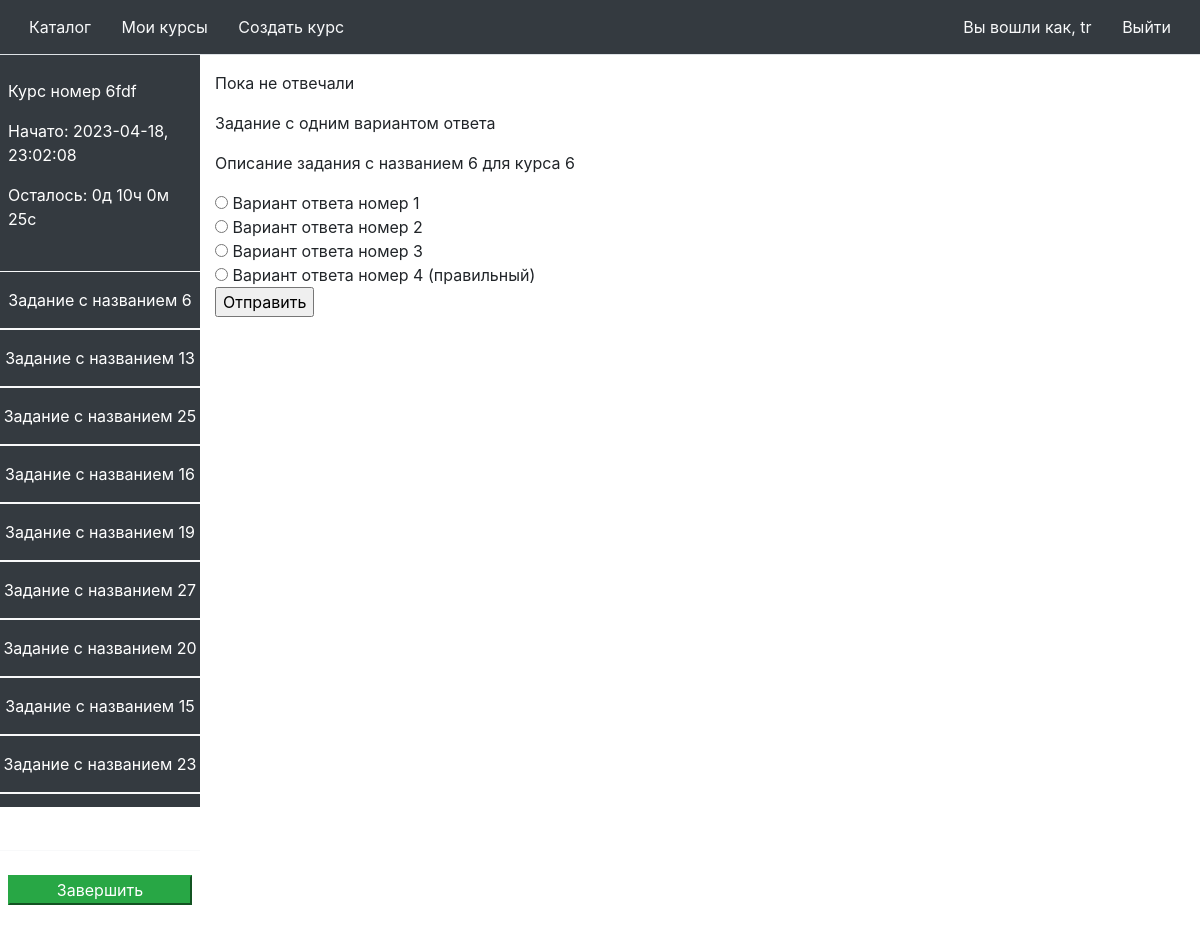
The app's page /attempt/32 (signed in) with its own data.
### models/user.py (models this page shows)
class User(UserMixin, db.Model):
    id = db.Column(db.Integer, primary_key=True)
    password = db.Column(db.String(100), unique=True)
    name = db.Column(db.String(1000))

### models/course.py (models this page shows)
class Course(db.Model):
    id = db.Column(db.Integer, primary_key=True)
    name = db.Column(db.String(512))
    description = db.Column(db.String(4096))
    attempts = db.relationship('Attempt', backref='attempt_course', lazy=True)
    tasks = db.relationship('Task', backref='task_course', lazy=True)
    author_id = db.Column(db.Integer, db.ForeignKey('user.id'))

### models/attempt.py (models this page shows)
class Attempt(db.Model):
    id = db.Column(db.Integer, primary_key=True)
    course = db.Column(db.Integer, db.ForeignKey('course.id'))
    user = db.Column(db.Integer, db.ForeignKey('user.id'))
    start_date = db.Column(db.DateTime)
    end_date = db.Column(db.DateTime)
    tasks = db.relationship('AttemptTask', backref='attempt_task', lazy=True)

### models/task.py (models this page shows)
class Task(db.Model):
    id = db.Column(db.Integer, primary_key=True)
    name = db.Column(db.String(512))
    description = db.Column(db.String(4096))
    task_type = db.Column(db.Integer)
    course = db.Column(db.Integer, db.ForeignKey('course.id'))
    answers = db.relationship('Answer', backref='answer_task', lazy=True)

### models/answer.py (models this page shows)
class Answer(db.Model):
    id = db.Column(db.Integer, primary_key=True)
    value = db.Column(db.String(512))
    is_correct = db.Column(db.Integer)
    task = db.Column(db.Integer, db.ForeignKey('task.id'))

### controllers/attempt.py (the view)
@app.route('/attempt/<id>')
@login_required
def attempt(id=None):
    selected_task_id = request.args.get('selected_task')
    if selected_task_id is None:
        selected_task_id = 1
    selected_task_id = int(selected_task_id) - 1
    model = Attempt.query.filter_by(id=id).first()
    course = Course.query.filter_by(id=model.course).first()
    attempt_task_list = list(model.tasks)
    task_list = get_tasks(attempt_task_list)
    completed_task_list = get_completed_tasks(attempt_task_list)
    selected_task = task_list[selected_task_id]
    selected_attempt_task = attempt_task_list[selected_task_id]
    if datetime.now() < model.end_date:
        failed_task_list = get_failed_tasks(attempt_task_list)
    else:
        failed_task_list = [x for x in task_list if x not in completed_task_list]
    attempt_task = attempt_task_list[selected_task_id]
    user_answers = [x.value for x in attempt_task.answers]
    status = 'none'
    if selected_task in completed_task_list:
        status = 'completed'
    elif selected_task in failed_task_list:
        status = 'failed'
    return render_template(
        'attempt.html',
        attempt=model,
        task_list=task_list,
        course=course,
        selected_task_id=selected_task_id + 1,
        selected_attempt_task=selected_attempt_task,
        selected_task=selected_task,
        len=len,
        failed_task_list=failed_task_list,
        completed_task_list=completed_task_list,
        answers=task_list[selected_task_id].answers,
        selected_task_status=status,
        user_answers=user_answers,
        datetime=datetime
    )

### app.py (called while the page is built)
@login_manager.user_loader
def load_user(user_id):
    return User.query.get(int(user_id))

### models/attempt_task.py (called while the page is built, shortened)
def get_tasks(attempt_task_list):
    ids = [x.id for x in attempt_task_list]
    a = db.session.query(Task).select_from(AttemptTask).join(Task) \
        .filter(AttemptTask.id.in_(ids)).all()
    return a

def get_completed_tasks(attempt_task_list):
    ids = [x.id for x in attempt_task_list]
    tasks = db.session.query(Task, AttemptTask).select_from(AttemptTask).join(Task) \
        .filter(AttemptTask.id.in_(ids)).all()
    result = []
    for (task, attempt_task) in tasks:
        system_answers = list(task.answers)
        user_answers = list(attempt_task.answers)
        correct_system_answers = [x.value for x in system_answers if x.is_correct]
        ok = len(correct_system_answers) == len(user_answers)
        for answer in user_answers:
            if answer.value not in correct_system_answers:
                ok = False
        if ok:
            result.append(task)
    return result

def get_failed_tasks(attempt_task_list):
    ids = [x.id for x in attempt_task_list]
    tasks = db.session.query(Task, AttemptTask).select_from(AttemptTask).join(Task) \
        .filter(AttemptTask.id.in_(ids)).all()
    result = []
    for (task, attempt_task) in tasks:
        system_answers = list(task.answers)
        user_answers = list(attempt_task.answers)
    return result

### templates/attempt.html (shortened to what this page needs)
{% from 'header.html' import header %}
<!DOCTYPE html>
<html lang="ru">
{{ header("Каталог", current_user) }}
<body>
<div class="container-fluid">
    <div class="row flex-nowrap">
        <div class="col-md-2 col-xl-2 px-0 bg-dark d-flex flex-column align-items-center align-items-sm-start text-white"
             style="height: 94vh">
            <div class="w-100 pt-4 pb-4 p-2">
                <p>{{ course.name }}</p>
                <p>Начато: {{ attempt.start_date.strftime('%Y-%m-%d, %H:%M:%S') }}</p>
                {% if datetime.now() >= attempt.end_date %}
                    <p>Сдано: {{ attempt.end_date.strftime('%Y-%m-%d, %H:%M:%S') }}</p>
                {% else %}
                    <p id="timer"></p>
                {% endif %}
            </div>
            <ul class="nav nav-pills flex-column mb-sm-auto mb-0 w-100 align-items-center align-items-sm-start"
                id="menu">
                {% for task in task_list %}
                    {% if task in completed_task_list %}
                        <li class="nav-item border-bottom border-top border-light bg-success text-center w-100 pt-3 pb-3 border-bottom">
                            <a class="text-white"
                               href="{{ url_for('attempt', id=attempt.id, selected_task=loop.index) }}">{{ task.name }}</a>
                        </li>
                    {% elif task in failed_task_list %}
                        <li class="nav-item border-bottom border-top border-light bg-danger text-center w-100 pt-3 pb-3 border-bottom">
                            <a class="text-white"
                               href="{{ url_for('attempt', id=attempt.id, selected_task=loop.index) }}">{{ task.name }}</a>
                        </li>
                    {% else %}
                        <li class="nav-item border-bottom border-top border-light text-center w-100 pt-3 pb-3 border-bottom">
                            <a class="text-white"
                               href="{{ url_for('attempt', id=attempt.id, selected_task=loop.index) }}">{{ task.name }}</a>
                        </li>
                    {% endif %}
                {% endfor %}
            </ul>
            <div class="w-100 pt-4 pb-4 p-2">
                {% if datetime.now() < attempt.end_date %}
                <form action="{{ url_for('close_attempt', id=attempt.id, selected_task=selected_task_id) }}"
                      method="post">
                    <input class="btn-success w-100" type="submit" value="Завершить">
                </form>
                {% endif %}
            </div>
        </div>
        <div class="col py-3">
            {% if selected_task_status == 'none' %}
                <p>Пока не отвечали</p>
            {% elif selected_task_status == 'completed' %}
                <p class="text-success">Так держать!</p>
                {% set readonly = "readonly" %}
            {% elif selected_task_status == 'failed' %}
                <p class="text-danger">Не правильно!</p>
                {% set readonly = "readonly" %}
            {% endif %}
            {% if selected_task.task_type == 1 %}
                <p>Задание с одним вариантом ответа</p>
                <p>{{ selected_task.description }}</p>
                {% if selected_task_status == 'none' %}
                    <form action="{{ url_for('attempt', id=attempt.id, selected_task=selected_task_id) }}"
                          method="post">
                        {% for answer in answers %}
                            <input type="radio" name="answer" value="{{ answer.value }}"> {{ answer.value }} <br>
                        {% endfor %}
                        <input type="submit" value="Отправить">
                    </form>
                {% endif %}
            {% endif %}
        </div>
    </div>
</div>
</body>
</html>

### templates/header.html (shortened to what this page needs)
{% macro header(title, current_user) %}
    <head>
        <link rel="stylesheet" href="https://cdn.jsdelivr.net/npm/bootstrap@4.3.1/dist/css/bootstrap.min.css">
        <link href="../static/styles.css" rel="stylesheet" />
    </head>
    <div class="navbar bg-dark border-bottom">
        <div class="">
            <a class="btn text-light" href="{{ url_for("catalog") }}">Каталог</a>
            {%  if current_user.is_authenticated %}
                <a class="btn text-light" href="{{ url_for("my_courses") }}">Мои курсы</a>
                <a class="btn text-light" href="{{ url_for("new_course") }}">Создать курс</a>
            {% endif %}
        </div>
    {% if not current_user.is_authenticated %}
        <div class="">
            <a class="btn text-light" href="{{ url_for("auth.login") }}">Авторизироваться</a>
            <a class="btn text-light" href="{{ url_for("auth.signup") }}">Зарегистрироваться</a>
        </div>
    {% else %}
        <div class="">
            <a class="btn text-light" href="{{ url_for("profile") }}">Вы вошли как, {{ current_user.name }}</a>
            <a class="btn text-light" href="{{ url_for("auth.logout") }}">Выйти</a>
        </div>
    {% endif %}
    </div>
{% endmacro %}

### static/styles.css (style rules this page uses)
a:link { text-decoration: none; }

### records on screen
User: name "tr"
Course: name "Курс номер 6fdf"
Attempt: start_date "2023-04-18, 23:02:08"
Task: name "Задание c названием 6", description "Описание задания c названием 6 для курса 6"
Task: name "Задание c названием 13"
Task: name "Задание c названием 25"
Task: name "Задание c названием 16"
Task: name "Задание c названием 19"
Task: name "Задание c названием 27"
Task: name "Задание c названием 20"
Task: name "Задание c названием 15"
Task: name "Задание c названием 23"
Answer: value "Вариант ответа номер 1"
Answer: value "Вариант ответа номер 2"
Answer: value "Вариант ответа номер 3"
Answer: value "Вариант ответа номер 4 (правильный)"
